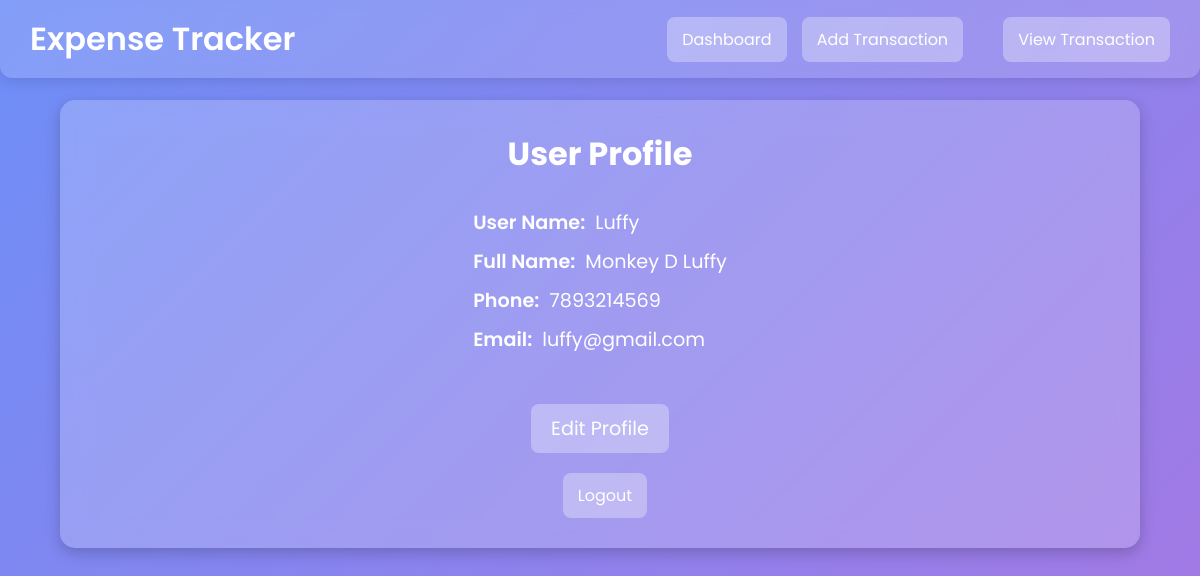
/profile/ (signed in), run on the app's committed database.
### expenses/models.py (models this page shows, shortened)
class User(AbstractUser):
    full_name = models.CharField(max_length=255, null=True, blank=True)
    email = models.EmailField(unique=True)
    phone = models.CharField(max_length=10, unique=True)
    REQUIRED_FIELDS = ['username', 'phone']
    USERNAME_FIELD = 'email'

### expenses/views.py (the view)
# urls.py: path('profile/', views.profile, name='profile'),
@login_required
def profile(request):
    return render(request, 'profile.html', {'user': request.user})

### expenses/templates/profile.html (shortened to what this page needs)
<!DOCTYPE html>
<html lang="en">
<head>
</head>
<body>
    <header>
        <h1>Expense Tracker</h1>
        <div class="header-buttons">
            <a href="{% url 'dashboard' %}">Dashboard</a>
            <a href="{% url 'transaction' %}">Add Transaction</a>
            <a href="{% url 'filter_transactions' %}">View Transaction</a>
        </div>
    </header>
    <div class="container">
        <h2>User Profile</h2>
        <div class="profile-info">
            <div>
                <label for="username">User Name:</label>
                <p id="username">{{ user.username }}</p>
            </div>
            <div>
                <label for="full_name">Full Name:</label>
                <p id="full_name">{{ user.first_name }} {{ user.last_name }}</p>
            </div>
            <div>
                <label for="phone">Phone:</label>
                <p id="phone">{{ user.phone }}</p>
            </div>
            <div>
                <label for="email">Email:</label>
                <p id="email">{{ user.email }}</p>
            </div>
        </div>
        <button class="edit-button" onclick="toggleEditForm()">Edit Profile</button>
        <div class="header-buttons">
            <a href="{% url 'logout' %}" class="logout">Logout</a>
        </div>
    </div>
</body>
</html>

### expenses/templates/profile.html (style rules this page uses)
* { margin: 0; padding: 0; box-sizing: border-box; font-family: 'Poppins', sans-serif; }
body { display: flex; flex-direction: column; align-items: center; justify-content: flex-start; min-height: 100vh; background: linear-gradient(135deg, #6E8EF7, #A777E3); overflow-x: hidden; background-attachment: fixed; padding-top: 80px; }
header { width: 100%; padding: 15px 30px; background: rgba(255, 255, 255, 0.15); backdrop-filter: blur(10px); display: flex; justify-content: space-between; align-items: center; position: fixed; top: 0; left: 0; right: 0; z-index: 1000; border-radius: 0 0 12px 12px; box-shadow: 0 4px 12px rgba(0, 0, 0, 0.1); }
header h1 { font-size: 2rem; font-weight: 600; color: #fff; }
.header-buttons { display: flex; align-items: center; gap: 15px; }
.header-buttons a { padding: 10px 15px; font-size: 1rem; border-radius: 8px; background: rgba(255, 255, 255, 0.3); color: #fff; text-decoration: none; align-items: center; transition: 0.3s; }
.header-buttons a.logout { margin-top: 20px; }
.container { width: 90%; max-width: 1400px; display: flex; flex-direction: column; align-items: center; padding: 30px; background: rgba(255, 255, 255, 0.2); backdrop-filter: blur(12px); border-radius: 15px; box-shadow: 0 5px 15px rgba(0, 0, 0, 0.2); text-align: center; margin-top: 20px; }
h2 { font-size: 2rem; color: #fff; margin-bottom: 30px; }
.profile-info { display: flex; flex-direction: column; margin-bottom: 30px; gap: 10px; }
.profile-info div { display: flex; justify-content: flex-start; gap: 10px; }
.profile-info label { font-size: 1.2rem; color: #fff; font-weight: 600; }
.profile-info p { font-size: 1.2rem; color: #fff; margin: 0; }
.edit-button { padding: 10px 20px; font-size: 1.2rem; background: rgba(255, 255, 255, 0.3); color: #fff; border: none; border-radius: 8px; cursor: pointer; transition: 0.3s; margin-top: 20px; }
.header-buttons a:last-child { margin-left: 25px; }
.header-buttons a.logout { margin-top: 20px; margin-left: 10px; }

### data on the page
User: username "Luffy", first_name "Monkey", last_name "D Luffy", phone "7893214569", email "luffy@gmail.com"
